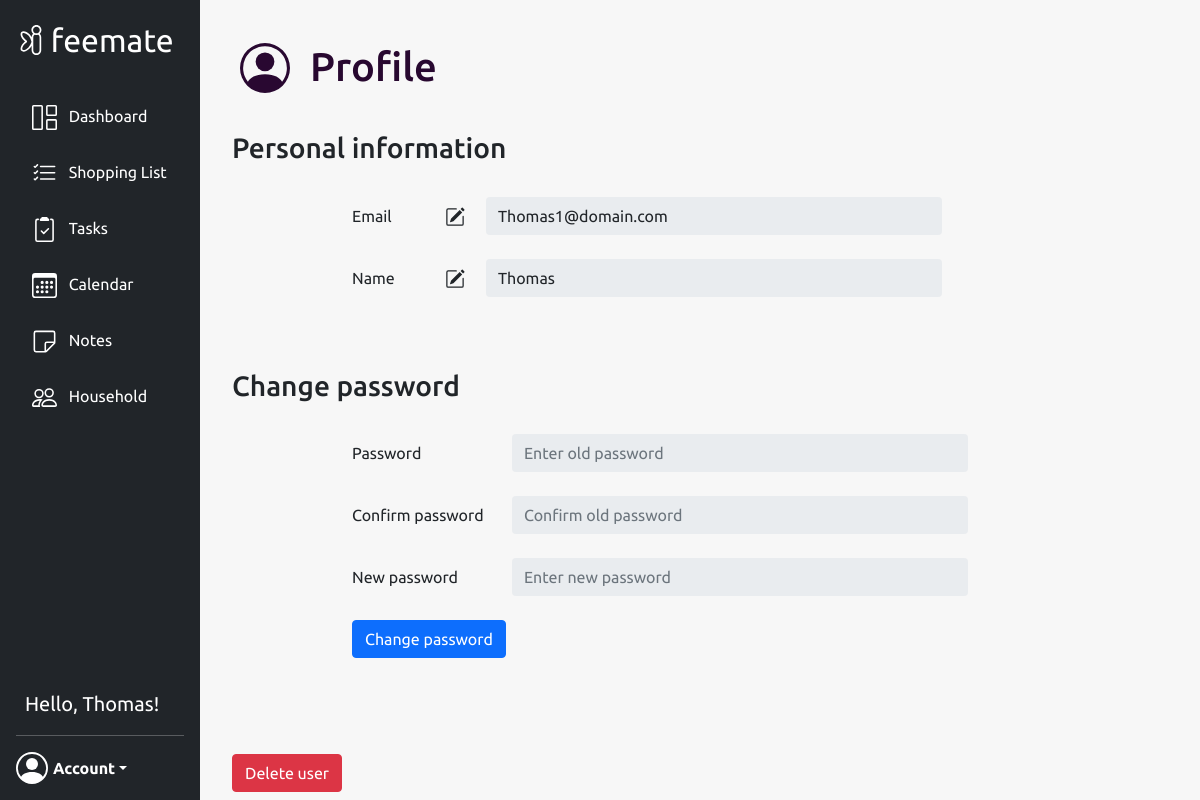
The app's page /profile (signed in), older data.
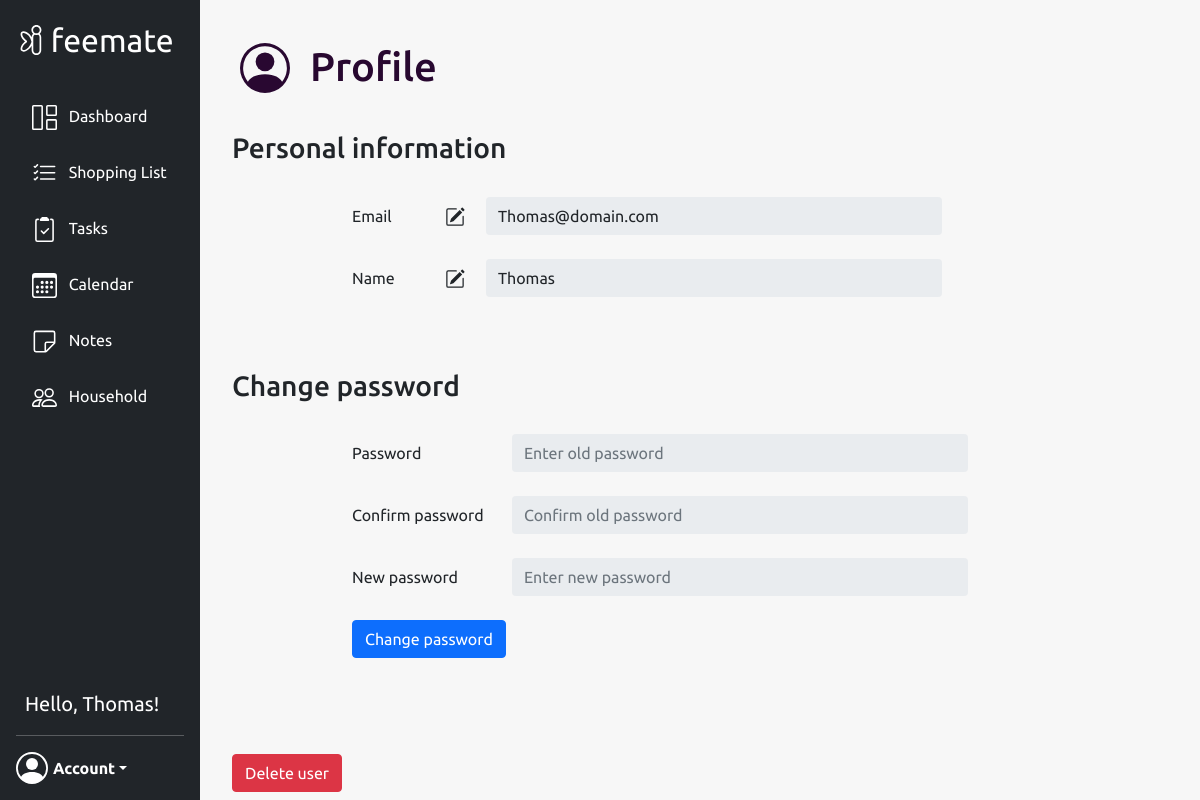
The same page, newer data.
### website/models.py (models this page shows, shortened)
class User(db.Model, UserMixin):
    id = db.Column(db.Integer, primary_key=True)
    email = db.Column(db.String(150), unique=True)
    password = db.Column(db.String(150))
    first_name = db.Column(db.String(150))
    events = db.relationship('Event')
    tasks = db.relationship('Task')
    group_id = db.Column(db.Integer, db.ForeignKey('group.id'))
    def get_current_group(self):
        group = Group.query.get(self.group_id)
        return group

### website/views/views.py (the view, shortened to what this page needs)
@views.route('/profile', methods=['GET', 'POST'])
@login_required
def profile():
    return render_template("profile.html", current_user=current_user, group=current_user.get_current_group())

### website/__init__.py (called while the page is built)
def create_app(base_config=BaseConfig):
    app.config.from_object(base_config)
    db.init_app(app)
    from .models import User, Group
    if not path.exists('website/' + base_config.DB_NAME):
        db.create_all(app=app)
    login_manager = LoginManager()
    login_manager.login_view = 'auth.login'
    login_manager.init_app(app)
    @login_manager.user_loader
    def load_user(user_id):
        return User.query.get(int(user_id))
    return app

### website/views/templates/profile.html (shortened to what this page needs)
{% extends "base.html" %}{% block title %}Profile{% endblock %}
{% set active_page = "dashboard" %}
{% block content %}
<div class="d-flex flex-row">
        <div class="p-2 page-icon">
        </div>
        <div class="p-2">
            <h1 class="header-text">Profile</h1>
        </div>
</div>
<br />
<h3>Personal information</h3>
<br />
<div class="container" style="max-width: 60em;">
    <div class="row align-items-center">
        <div class="col-1">
            Email
        </div>
        <div class="col-md-auto">
            <button type="button"
                    class="btn btn-custom"
                    id="edit-email-button"
                    name="edit-email-button"
                    onclick="editEmail()">
            </button>
        </div>
        <div class="col-6">
            <form method="POST">
                <input type="email"
                       class="form-control profile-form-custom"
                       disabled
                       id="email_address"
                       name="email_address"
                       value="{{current_user.email}}"
                       pattern="[A-Za-z0-9._%+-]+@[A-Za-z0-9.-]+\.[A-Za-z]{2,4}$">
            </form>
        </div>
    </div>
    <div class="row align-items-center profile-form">
         <div class="col-1">
            Name
        </div>
        <div class="col-md-auto">
            <button type="button"
                    class="btn btn-custom"
                    id="edit-name-button"
                    name="edit-name-button"
                    onclick="editName()">
            </button>
        </div>
        <div class="col-6">
            <form method="POST">
                <input type="text"
                       class="form-control profile-form-custom"
                       disabled
                       id="first_name"
                       name="first_name"
                       value="{{current_user.first_name}}">
            </form>
        </div>
    </div>
</div>
<br/>
<br/>
<br/>
<h3>Change password</h3>
<br/>
<form method="POST">
    <div class="container" style="max-width: 60em;">
            <div class="row align-items-center">
                <div class="col-2">
                    Password
                </div>
                <div class="col-6">
                    <input type="password"
                           class="form-control profile-form-custom"
                           id="old_password1"
                           name="old_password1"
                           placeholder="Enter old password">
                </div>
            </div>
            <div class="row align-items-center profile-form">
                 <div class="col-2">
                    Confirm password
                </div>
                <div class="col-6">
                    <input type="password"
                           class="form-control profile-form-custom"
                           id="old_password2"
                           name="old_password2"
                           placeholder="Confirm old password">
                </div>
            </div>
            <div class="row align-items-center profile-form">
                 <div class="col-2">
                     New password
                </div>
                <div class="col-6">
                    <input type="password"
                           class="form-control profile-form-custom"
                           id="new_password"
                           name="new_password"
                           placeholder="Enter new password">
                </div>
            </div>
        <br/>
        <button type="submit" class="btn btn-primary">Change password</button>
    </div>
</form>
<br/>
<br/>
<br/>
<br/>
<button type="button" class="btn btn-danger" data-bs-toggle="modal" data-bs-target="#confirm_deleteUser">Delete user</button>
{% endblock %}

### website/templates/base.html (shortened to what this page needs)
<!DOCTYPE html>
<html>
    <head>
        <link rel="stylesheet"
              href="https://stackpath.bootstrapcdn.com/bootstrap/4.4.1/css/bootstrap.min.css"
/>
        <link rel="stylesheet"
              href="https://stackpath.bootstrapcdn.com/font-awesome/4.7.0/css/font-awesome.min.css"
/>
        <link rel="stylesheet"
              href="https://cdn.jsdelivr.net/npm/bootstrap@5.1.3/dist/css/bootstrap.min.css"
>
        <link rel="stylesheet" href="/static/styles.css">
        <link rel="stylesheet" href="https://cdn.jsdelivr.net/npm/bootstrap-icons@1.8.1/font/bootstrap-icons.css">
        <link rel='stylesheet' href='https://cdn.jsdelivr.net/npm/fullcalendar@5.11.0/main.min.css'/>
    </head>
    <body class="body font">
        <nav class="d-flex flex-column flex-shrink-0 p-3 text-white bg-dark custom-navbar" id="sidebar">
            <a href="/" class="d-flex align-items-center mb-3 mb-md-0 me-md-auto text-white text-decoration-none">
                <img class="invert-svg"
                     src="/static/images/fairy_logo.svg"
                     alt="fairy"
                     width="30"
                     height="30"/>
                <span class="fs-2" style="margin-left: 0.15em;">feemate</span>
            </a>
            <br/>
            <ul class="nav nav-pills flex-column mb-auto">
                <li>
                    <a href="/dashboard" class="nav-link text-white {{ '' if current_user.is_authenticated else 'disabled' }}">
                        <text class="navbar-text">Dashboard</text>
                    </a>
                </li>
                <li>
                    <a href="/list" class="nav-link text-white {{ '' if current_user.is_authenticated else 'disabled' }}">
                        <text class="navbar-text">Shopping List</text>
                    </a>
                </li>
                <li>
                    <a href="/tasks" class="nav-link text-white {{ '' if current_user.is_authenticated else 'disabled' }}">
                        <text class="navbar-text">Tasks</text>
                    </a>
                </li>
                <li>
                    <a href="/calendar" class="nav-link text-white {{ '' if current_user.is_authenticated else 'disabled' }}">
                        <text class="navbar-text">Calendar</text>
                    </a>
                </li>
                <li>
                    <a href="/notes" class="nav-link text-white {{ '' if current_user.is_authenticated else 'disabled' }}">
                        <text class="navbar-text">Notes</text>
                    </a>
                </li>
                <li>
                    <a href="/household" class="nav-link text-white">
                        <text class="navbar-text">Household</text>
                    </a>
                </li>
            </ul>
            {% if current_user.is_authenticated %}
            <text class="current-user-name">Hello, {{current_user.first_name}}!</text>
            {% endif %}
            <hr>
            {% if current_user.is_authenticated %}
                <div class="dropdown">
                    <a href="#" class="d-flex align-items-center text-white text-decoration-none dropdown-toggle"
                       id="dropdownUser1"
                       data-bs-toggle="dropdown"
                       aria-haspopup="true"
                       aria-expanded="false">
                        <strong class="font" style="margin-left: 5px;">Account</strong>
                    </a>
                </div>
            {% else %}
                <div class="container">
                    <a href="/login" class="d-flex align-items-center text-white text-decoration-none login-button">Login</a>
                </div>
            {% endif %}
        </nav>
        <div class="container-fluid container-fluid-custom">
            {% block content %}
            {% endblock %}
        </div>
    </body>
</html>

Row changes from the older to the newer data that the page shows:
changed User "Thomas": email_address "Thomas1@domain.com" → "Thomas@domain.com"
